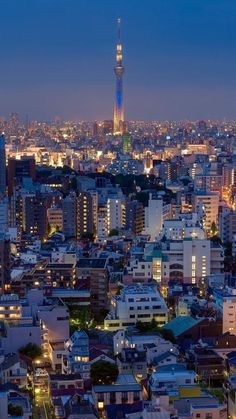
#> input picture TugasPCD3/kota.jpg, 236 x 419 px
$ python averageFilter_008.py
#> lines starting #> are read from the running program, lines starting #| are printed output that depends on the picture
import cv2
import numpy as np

# Load the image
img = cv2.imread('kota.jpg')
#> img is the input picture: shape (419, 236, 3); mean B, G, R 101.5, 74.2, 66.1

# Define the kernel size for the filter (in this case, 5x5)
kernel_size = (5, 5)

# Create the kernel for the filter
kernel = np.ones(kernel_size, np.float32) / (kernel_size[0] * kernel_size[1])

# Apply the filter to the image
filtered_img = cv2.filter2D(img, -1, kernel)
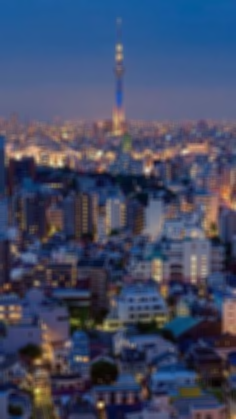
#> filtered_img: shape (419, 236, 3); mean B, G, R 101.5, 74.2, 66.1

# Display the original and filtered images side by side
cv2.imshow('Original Image', img)
cv2.imshow('Filtered Image', filtered_img)
cv2.waitKey(0)

$ run again, with TugasPCD3/desa.jpg copied over TugasPCD3/kota.jpg
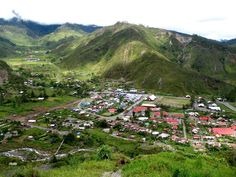
#> input picture TugasPCD3/desa.jpg, 236 x 177 px
#> img is the input picture: shape (177, 236, 3); mean B, G, R 94.7, 124.6, 116.2
#> `filtered_img = cv2.filter2D(img, -1, kernel)`:
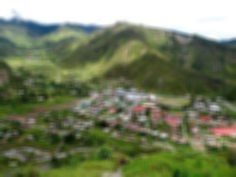
#> filtered_img: shape (177, 236, 3); mean B, G, R 94.7, 124.6, 116.2

$ run again, with TugasPCD3/foto1.jpg copied over TugasPCD3/kota.jpg
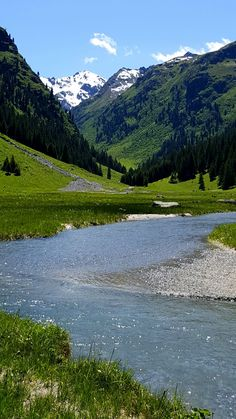
#> input picture TugasPCD3/foto1.jpg, 236 x 419 px
#> img is the input picture: shape (419, 236, 3); mean B, G, R 110.4, 112.3, 91.1
#> `filtered_img = cv2.filter2D(img, -1, kernel)`:
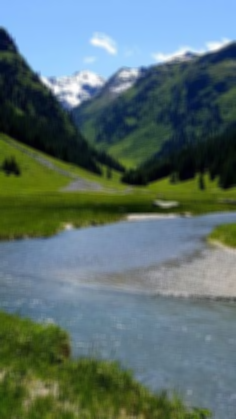
#> filtered_img: shape (419, 236, 3); mean B, G, R 110.5, 112.3, 91.1
